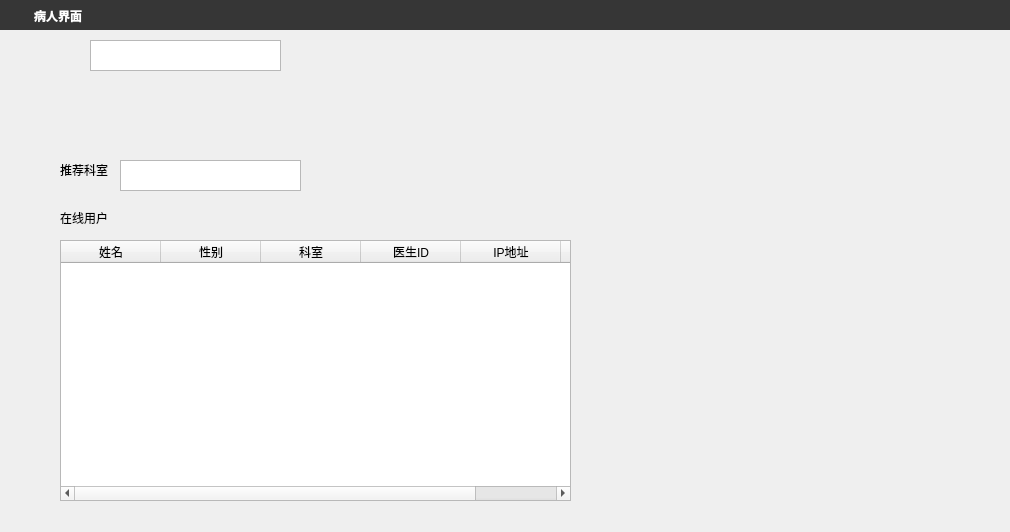
<?xml version="1.0" encoding="UTF-8"?>
<ui version="4.0">
 <class>PatientUI</class>
 <widget class="QWidget" name="PatientUI">
  <property name="geometry">
   <rect>
    <x>0</x>
    <y>0</y>
    <width>1010</width>
    <height>532</height>
   </rect>
  </property>
  <property name="windowTitle">
   <string>Widget</string>
  </property>
  <widget class="QLabel" name="label_2">
   <property name="geometry">
    <rect>
     <x>60</x>
     <y>210</y>
     <width>61</width>
     <height>16</height>
    </rect>
   </property>
   <property name="text">
    <string>在线用户</string>
   </property>
  </widget>
  <widget class="QTableWidget" name="allUsrTable">
   <property name="geometry">
    <rect>
     <x>60</x>
     <y>240</y>
     <width>511</width>
     <height>261</height>
    </rect>
   </property>
   <column>
    <property name="text">
     <string>姓名</string>
    </property>
   </column>
   <column>
    <property name="text">
     <string>性别</string>
    </property>
   </column>
   <column>
    <property name="text">
     <string>科室</string>
    </property>
   </column>
   <column>
    <property name="text">
     <string>医生ID</string>
    </property>
   </column>
   <column>
    <property name="text">
     <string>IP地址</string>
    </property>
   </column>
   <column>
    <property name="text">
     <string>IP地址</string>
    </property>
   </column>
  </widget>
  <widget class="QTextBrowser" name="textBrowser">
   <property name="geometry">
    <rect>
     <x>90</x>
     <y>40</y>
     <width>191</width>
     <height>31</height>
    </rect>
   </property>
  </widget>
  <widget class="QWidget" name="widgetTitle" native="true">
   <property name="geometry">
    <rect>
     <x>0</x>
     <y>0</y>
     <width>1011</width>
     <height>30</height>
    </rect>
   </property>
   <property name="minimumSize">
    <size>
     <width>0</width>
     <height>30</height>
    </size>
   </property>
   <property name="maximumSize">
    <size>
     <width>16777215</width>
     <height>30</height>
    </size>
   </property>
   <property name="styleSheet">
    <string notr="true">QWidget#widgetTitle{background:#363636;}
QLabel#labelTitle{color:white;padding:8px 0px 5px;}
QPushButton#btnMin,QPushButton#btnMax,QPushButton#btnExit{
        border-radius:0px;
        color: #F0F0F0;
        background-color:rgba(0,0,0,0);
        border-style:none;
    }
QPushButton#btnMin:hover,QPushButton#btnMax:hover{
        background-color: qlineargradient(spread:pad, x1:0, y1:1, x2:0, y2:0, stop:0 rgba(25, 134, 199, 0), stop:1 #5CACEE);
    }
QPushButton#btnExit:hover{
        background-color: qlineargradient(spread:pad, x1:0, y1:1, x2:0, y2:0, stop:0 rgba(238, 0, 0, 128), stop:1 rgba(238, 44, 44, 255));
    }</string>
   </property>
   <layout class="QHBoxLayout" name="horizontalLayout">
    <property name="spacing">
     <number>0</number>
    </property>
    <property name="leftMargin">
     <number>5</number>
    </property>
    <property name="topMargin">
     <number>0</number>
    </property>
    <property name="rightMargin">
     <number>0</number>
    </property>
    <property name="bottomMargin">
     <number>2</number>
    </property>
    <item>
     <widget class="QLabel" name="labelIcon">
      <property name="minimumSize">
       <size>
        <width>26</width>
        <height>26</height>
       </size>
      </property>
      <property name="maximumSize">
       <size>
        <width>26</width>
        <height>26</height>
       </size>
      </property>
      <property name="styleSheet">
       <string notr="true"/>
      </property>
      <property name="text">
       <string/>
      </property>
      <property name="pixmap">
       <pixmap resource="rc.qrc">:/image/logo2.png</pixmap>
      </property>
      <property name="scaledContents">
       <bool>true</bool>
      </property>
     </widget>
    </item>
    <item>
     <widget class="QLabel" name="labelTitle">
      <property name="font">
       <font>
        <family>宋体</family>
        <pointsize>9</pointsize>
        <weight>75</weight>
        <bold>true</bold>
       </font>
      </property>
      <property name="styleSheet">
       <string notr="true"/>
      </property>
      <property name="text">
       <string>病人界面</string>
      </property>
     </widget>
    </item>
    <item>
     <widget class="QPushButton" name="btnMin">
      <property name="sizePolicy">
       <sizepolicy hsizetype="Fixed" vsizetype="Fixed">
        <horstretch>0</horstretch>
        <verstretch>0</verstretch>
       </sizepolicy>
      </property>
      <property name="minimumSize">
       <size>
        <width>30</width>
        <height>30</height>
       </size>
      </property>
      <property name="maximumSize">
       <size>
        <width>30</width>
        <height>30</height>
       </size>
      </property>
      <property name="toolTip">
       <string>最小化</string>
      </property>
      <property name="text">
       <string/>
      </property>
      <property name="autoDefault">
       <bool>true</bool>
      </property>
      <property name="flat">
       <bool>true</bool>
      </property>
     </widget>
    </item>
    <item>
     <widget class="QPushButton" name="btnExit1">
      <property name="sizePolicy">
       <sizepolicy hsizetype="Fixed" vsizetype="Fixed">
        <horstretch>0</horstretch>
        <verstretch>0</verstretch>
       </sizepolicy>
      </property>
      <property name="minimumSize">
       <size>
        <width>30</width>
        <height>30</height>
       </size>
      </property>
      <property name="maximumSize">
       <size>
        <width>30</width>
        <height>30</height>
       </size>
      </property>
      <property name="toolTip">
       <string>退出</string>
      </property>
      <property name="text">
       <string/>
      </property>
      <property name="autoDefault">
       <bool>true</bool>
      </property>
      <property name="flat">
       <bool>true</bool>
      </property>
     </widget>
    </item>
   </layout>
  </widget>
  <widget class="QLabel" name="label">
   <property name="geometry">
    <rect>
     <x>60</x>
     <y>160</y>
     <width>54</width>
     <height>20</height>
    </rect>
   </property>
   <property name="text">
    <string>推荐科室</string>
   </property>
  </widget>
  <widget class="QTextBrowser" name="textBrowser_2">
   <property name="geometry">
    <rect>
     <x>120</x>
     <y>160</y>
     <width>181</width>
     <height>31</height>
    </rect>
   </property>
  </widget>
 </widget>
 <layoutdefault spacing="6" margin="11"/>
 <resources>
  <include location="rc.qrc"/>
 </resources>
 <connections/>
</ui>
